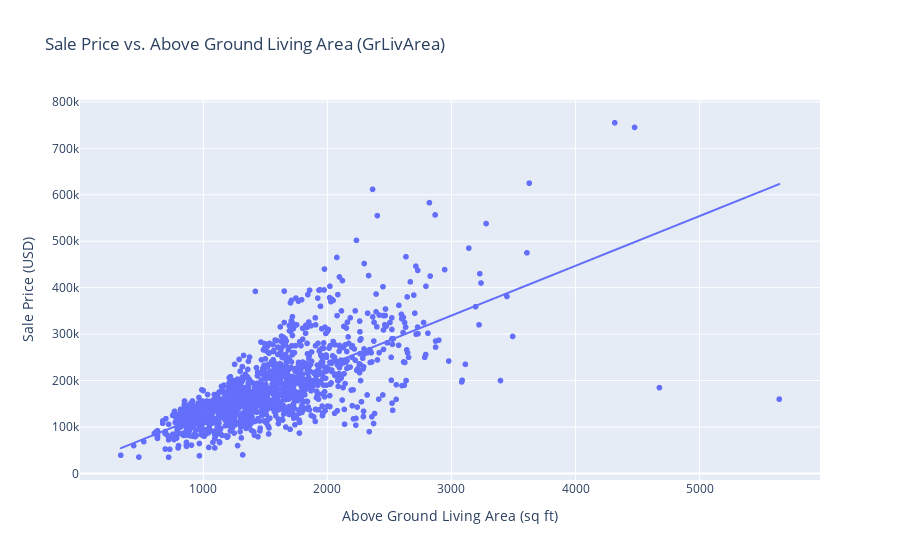

Write notebook code for a chart like this one.
### Markdown cell above
### **Scatter Plot: Sale Price vs. Above Ground Living Area (`GrLivArea`)**

This visualisation shows a **scatter plot** of house sale prices against their **Above Ground Living Area `GrLivArea`**, measured in square feet. This feature represents the total finished living space above the basement.

#### **Interpretation and Insights:**

- **Positive Linear Relationship**: There is a clear **positive correlation** between `GrLivArea` and `SalePrice` —larger homes tend to fetch higher sale prices.
- **Non-Uniform Price Spread**: As the living area increases, the variability in sale prices also increases. Some large homes sell at relatively moderate prices, suggesting the influence of other factors like condition, location, or design.
- **Clusters and Outliers**:
  - Most homes fall within the 1,000–2,500 sq ft range.
  - A few extreme outliers exist, notably high-priced large houses, which may reflect luxury builds or rare features.

This chart reinforces **GrLivArea** as a key continuous feature influencing property value. It offers practical insight into the trade-off between size and price for potential buyers and for pricing inherited properties.

> **Saved as**: `images/scatter_saleprice_grlivarea.png`

### Code cell
# Import Plotly Express for visualisation
import plotly.express as px

# Scatter plot of Sale Price vs. Above Ground Living Area
fig = px.scatter(
    df, # DataFrame containing the cleaned dataset
    x="GrLivArea", # x axis: Above Ground Living Area (in sq.ft)
    y="SalePrice", # y axis: House Sale Price in USD.
    title="Sale Price vs. Above Ground Living Area (GrLivArea)", # Title for the Chart 
    labels={ # Labels for the axes x and y.
        "GrLivArea": "Above Ground Living Area (sq ft)",
        "SalePrice": "Sale Price (USD)"
    },
    trendline="ols" # Add a linear trendline to highlight the correlation
)

# Update layout for clarity and readability
fig.update_layout(
    xaxis_title="Above Ground Living Area (sq ft)", # x axis label
    yaxis_title="Sale Price (USD)" # y axis label 
)

# Show plot
fig.show()

# Save plot to images folder
fig.write_image("../images/scatter_saleprice_grlivarea.png")

### Figure 1 — Plotly figure (JSON) as saved in the notebook; plotly's stock layout.template omitted (floating-point values rounded to 4 significant figures; data arrays with more than 128 entries replaced by an {"elided": "..."} marker saying what was removed)
{"data": [{"hovertemplate": "Above Ground Living Area (sq ft)=%{x}<br>Sale Price (USD)=%{y}<extra></extra>", "legendgroup": "", "marker": {"color": "#636efa", "symbol": "circle"}, "mode": "markers", "name": "", "showlegend": false, "type": "scattergl", "x": {"elided": "1460 int values"}, "xaxis": "x", "y": {"elided": "1460 int values"}, "yaxis": "y"}, {"hovertemplate": "<b>OLS trendline</b><br>SalePrice = 107.13 * GrLivArea + 18569<br>R<sup>2</sup>=0.502149<br><br>Above Ground Living Area (sq ft)=%{x}<br>Sale Price (USD)=%{y} <b>(trend)</b><extra></extra>", "legendgroup": "", "marker": {"color": "#636efa", "symbol": "circle"}, "mode": "lines", "name": "", "showlegend": false, "type": "scattergl", "x": {"elided": "1460 int values"}, "xaxis": "x", "y": {"elided": "1460 float values"}, "yaxis": "y"}], "layout": {"legend": {"tracegroupgap": 0}, "title": {"text": "Sale Price vs. Above Ground Living Area (GrLivArea)"}, "xaxis": {"anchor": "y", "domain": [0, 1], "title": {"text": "Above Ground Living Area (sq ft)"}}, "yaxis": {"anchor": "x", "domain": [0, 1], "title": {"text": "Sale Price (USD)"}}}}
